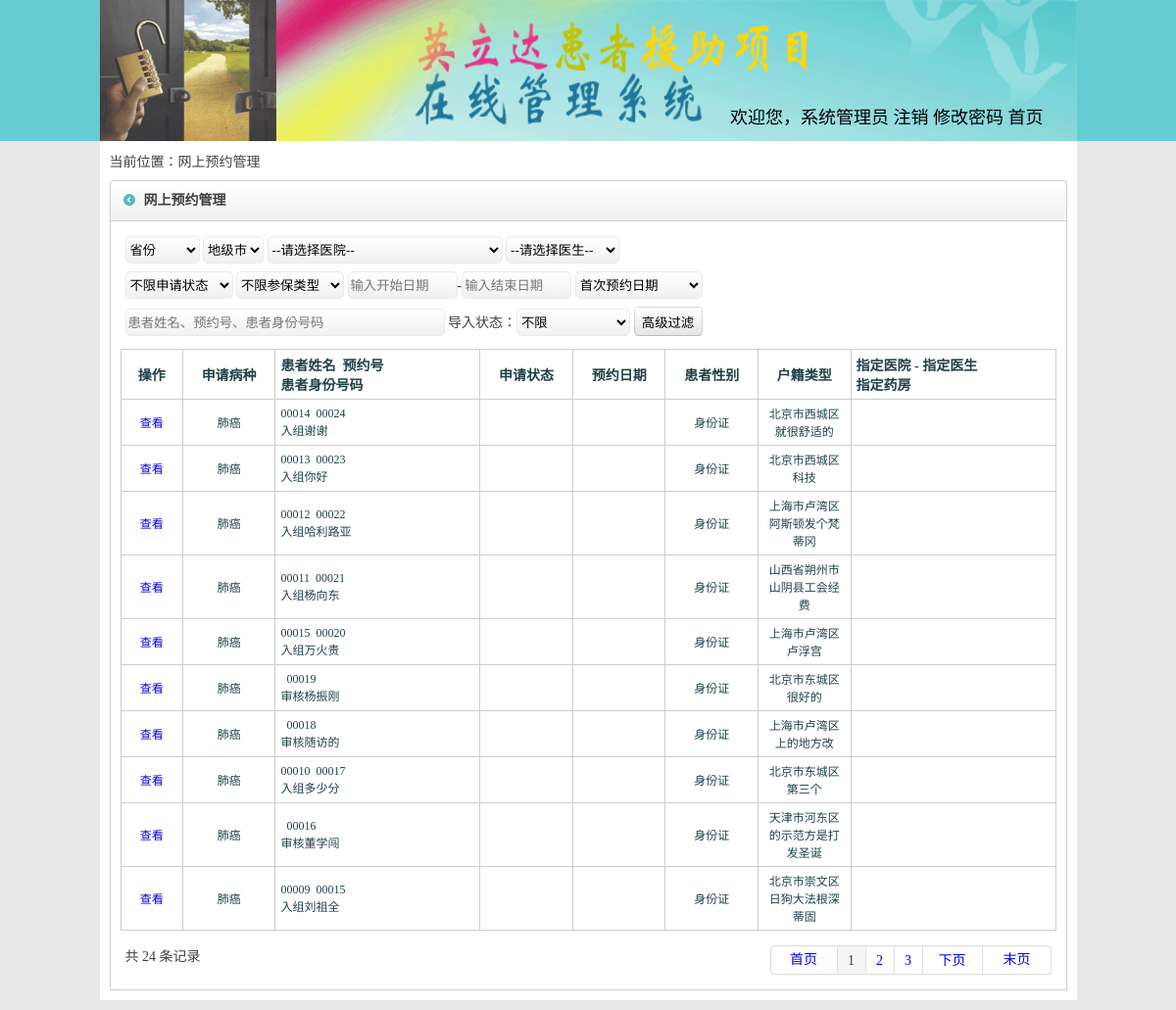
The page /wshshqgl.php (signed in) on the database its author committed.
### tables this page shows
CREATE TABLE `hzh` (
  `id` int(100) NOT NULL,
  `shqid` varchar(100) DEFAULT NULL,
  `hzhid` varchar(100) DEFAULT NULL,
  `shqzht` varchar(100) NOT NULL DEFAULT '录入中' COMMENT '审核状态 -审核,审核通过,代办入组,入组,出组,锁定,解锁,停止申请,拒绝',
  `hzhxm` varchar(100) DEFAULT NULL,
  `zhjlx` varchar(100) DEFAULT NULL,
  `zhjhm` varchar(100) DEFAULT NULL,
  `shqbzh` varchar(100) DEFAULT NULL,
  `shhdchshftg` varchar(100) DEFAULT NULL,
  `shqyy` varchar(100) DEFAULT NULL,
  `shhyj` varchar(100) DEFAULT NULL,
  `rzyy` varchar(100) DEFAULT NULL,
  `zhzhyy` varchar(100) DEFAULT NULL,
  `zhzhzhdysh` varchar(100) DEFAULT NULL,
  `hzhtxdzh` varchar(100) DEFAULT NULL,
  `hzhshj` varchar(100) DEFAULT NULL,
  `dylxrdh` varchar(100) DEFAULT NULL,
  `derlxrdh` varchar(100) DEFAULT NULL,
  `zhdlx` varchar(100) DEFAULT NULL,
  `hzhhj` varchar(100) DEFAULT NULL,
  `hzhjtrk` varchar(100) DEFAULT NULL,
  `jtnshr` varchar(100) DEFAULT NULL,
  `rjshr` varchar(100) DEFAULT NULL,
  `cblx` varchar(100) DEFAULT NULL,
  `cbdqsheng` varchar(100) DEFAULT NULL,
  `jzhlx` varchar(100) DEFAULT NULL,
  `mrchzrq` varchar(100) DEFAULT NULL,
  `jzhyp` varchar(100) DEFAULT NULL,
  `ypgg` varchar(100) DEFAULT NULL,
  `ypyl` varchar(100) DEFAULT NULL,
  `shcyyshj` varchar(100) DEFAULT NULL,
  `xmshqbtxrq` varchar(100) DEFAULT NULL,
  `chcshhrq` varchar(100) DEFAULT NULL,
  `dbrzshxshj` varchar(100) DEFAULT NULL,
  `zhshrzshj` varchar(100) DEFAULT NULL,
  `ygshcyyrq` varchar(100) DEFAULT NULL,
  `lyyf` varchar(100) DEFAULT NULL,
  `hzhxb` varchar(100) DEFAULT '',
  `hzhchshrq` varchar(100) DEFAULT NULL,
  `cbdqshi` varchar(100) DEFAULT NULL,
  `cbdqqu` varchar(100) DEFAULT NULL,
  `hzhchzrq` varchar(100) DEFAULT NULL,
  `hzhchzyy` varchar(100) DEFAULT NULL,
  `djrq` varchar(100) DEFAULT NULL,
  `djr` varchar(100) DEFAULT NULL,
  `wshshq` varchar(100) DEFAULT NULL,
  `shhxcl` varchar(100) DEFAULT NULL,
  `jjrq` varchar(100) DEFAULT NULL,
  `tzhrq` varchar(100) DEFAULT NULL,
  `jjxxshm` text,
  `erqshq` varchar(100) DEFAULT NULL,
  `dslxrdh` varchar(100) DEFAULT NULL,
  `hzhnshr` varchar(100) DEFAULT NULL,
  `yxyaoname` varchar(100) DEFAULT '' COMMENT '一线药品名称',
  `chiguonum` varchar(100) DEFAULT '' COMMENT '服用过的药量',
  `ruzhunum` varchar(100) DEFAULT '' COMMENT '入组编码',
  `shfs` varchar(100) DEFAULT '' COMMENT '协管员审核方式',
  `bikaos` varchar(100) DEFAULT '' COMMENT '协管员未答复或延迟答复的原因',
  `shenhetime` varchar(100) DEFAULT '' COMMENT '协管员核实时间',
  `dylxrxm` varchar(100) DEFAULT NULL,
  `dylxrgx` varchar(100) DEFAULT NULL,
  `derlxrxm` varchar(100) DEFAULT NULL,
  `derlxrgx` varchar(100) DEFAULT NULL,
  `dslxrxm` varchar(100) DEFAULT NULL,
  `dslxrgx` varchar(100) DEFAULT NULL
);

### wshshqgl.php (the view, shortened to what this page needs)
<?php session_start();
$pagesize=10;
$html_title="网上预约管理";
include('spap_head.php');
?>
  <div class="main"><?php ?>
    <div class="insmain">
      <div class="thislink">当前位置：<a href="wshshqgl.php"><?php echo $html_title;?></a></div>
      <div class="inwrap flt top">
        <div class="title w977 flt">
          <strong><?php echo $html_title;?></strong><span></span>
        </div>
        <div class="incontact w955 flt">
          <table width="100%" border="0" cellspacing="0" cellpadding="5">
            <tr>
              <td>
                <div class="insinsins">
                  <span>
<select id="s_province" name="ShengfenMingcheng" class="grd-white2"></select>
<select id="s_city" name="ChengshiMingcheng" class="grd-white2"></select>
<select id="YiyuanId" name="YiyuanId" style="width: 240px;" class="grd-white2">
  <option value="">--请选择医院--</option>
</select>
<select id="YishengId" name="YishengId" style="width: 116px;" class="grd-white2">
  <option value="">--请选择医生--</option>
</select>
                  </span>
                </div>
                <div class="insinsins">
                  <span>
<select id="ShenqingZhuangtai" name="ShenqingZhuangtai" style="width:110px" class="grd-white2">
  <option <?php if($_GET[ShenqingZhuangtai]==''){echo "selected=\"selected\"";}?> value="">不限申请状态</option>
</select>
<select id="canbaoleixing" name="canbaoleixing" style="width:110px" class="grd-white2">
  <option <?php if($_GET[canbaoleixing]==''){echo "selected=\"selected\"";}?> value="">不限参保类型</option>
</select>
<input type="text" id="ZuizaoJiehunRiqi" name="ZuizaoJiehunRiqi" readonly="readonly" style="width: 106px" placeholder="输入开始日期" size="12" value="" class="grd-white" />-<input type="text" id="ZuiwanJiehunRiqi" name="ZuiwanJiehunRiqi" style="width: 106px" readonly="readonly" placeholder="输入结束日期" size="12" value="" class="grd-white" />
								<select id="ShijianLeixing" name="ShijianLeixing" style="width:130px" class="grd-white2">
	<option <?php if($_GET[ShijianLeixing]=='1'){echo "selected=\"selected\"";}?> value="1">首次预约日期</option>
	</select>
                  </span>
                </div>
                <div class="insinsins" style="width:100%;">
                  <span>
<input type="text" id="Guanjianci" name="Guanjianci" value="<?php echo $_GET[guanjianci];?>" placeholder="患者姓名、预约号、患者身份号码" class="grd-white" style="width: 320px" />
导入状态：<select id="drzht" name="drzht"	style="width: 116px;" class="grd-white2">
		<option <?php if($_GET[drzht]==''){echo "selected=\"selected\"";}?> value="">不限</option>
	</select>
	<input id="btnGuolv" type="button" value="高级过滤" onclick="guolv();" class="uusub2" />
                  </span>
                </div>
              </td>
            </tr>
          </table>
          <table width="100%" border="0" cellpadding="5" cellspacing="1" bgcolor="#cdcdcd">
            <tr style="color:#1f4248; font-weight:bold; height:30px;">
              <td width="6%" align="center" bgcolor="#FFFFFF">操作</td>
              <td width="9%" align="center" bgcolor="#FFFFFF">申请病种</td>
              <td width="20%" align="left" bgcolor="#FFFFFF">患者姓名&nbsp;&nbsp;预约号</br>患者身份号码</td>
              <td width="9%" align="center" bgcolor="#FFFFFF">申请状态</td>
              <td width="9%" align="center" bgcolor="#FFFFFF">预约日期</td>
              <td width="9%" align="center" bgcolor="#FFFFFF">患者性别</td>
              <td width="9%" align="center" bgcolor="#FFFFFF">户籍类型</td>
              <td width="20%" align="left" bgcolor="#FFFFFF">指定医院 - 指定医生<br/>指定药房</td>
            </tr>
<?php
  $sql = "select * from `hzh` ";
  $sql .= "order by id DESC limit $page $pagesize ";
  $Query_ID = mysql_query($sql);
  while($Record = mysql_fetch_array($Query_ID)){
    echo "<tr style=\"color:#1f4248; font-size:12px;\"><td align=\"center\" bgcolor=\"#FFFFFF\"><a href=\"wshshqxq.php?id=".$Record[0]."\">查看</a></td>";
    echo "<td align=\"center\" bgcolor=\"#FFFFFF\"><span  class=RuxianaiColor>肺癌</span></td>";
    echo "<td align=\"left\" bgcolor=\"#FFFFFF\">".$Record[2]."&nbsp;&nbsp;";
     echo sprintf("%05d", $Record[0]);
     echo "<br />".$Record[3].$Record[4]."</td>";
    echo "<td  align=\"center\" bgcolor=\"#FFFFFF\">";
    echo "</td>";
    if($Record[31]!=""){$yyrq=$Record[31];}else if($Record[30]!=""){$yyrq=$Record[30];}else{$yyrq="";}
    echo "<td align=\"center\" bgcolor=\"#FFFFFF\">".$yyrq."</td><td align=\"center\" bgcolor=\"#FFFFFF\">".$Record[5]."</td><td align=\"center\" bgcolor=\"#FFFFFF\">".$Record[14]."</td><td align=\"center\" bgcolor=\"#FFFFFF\">";
     echo "<br />";
     echo "</td></tr>";
  }
?>
          </table>
          <table width="100%" border="0" cellspacing="0" cellpadding="5" class="top">
            <tr>
              <td>
           <?php
include('pagefy.php');
          ?>
              </td>
            </tr>
          </table>
        </div>
      </div>
    </div>
  </div><?php ?>
</div><?php ?>
</body>
</html>

### style/style.css (style rules this page uses)
.wrap .main { width:997px; margin:0 auto; }
.wrap .main .insmain { width:977px; margin:0 auto; color:#3f3f3f; height:auto; float:left; padding:10px; background:#ffffff; margin-bottom:10px; }
.w977 { width:977px; }
.w955 { width:955px; }
.flt { float:left; }
.wrap .main .insmain .thislink a { color:#3f3f3f; }
.wrap .main .insmain .inwrap { width:977px; }
.top { margin-top:10px; }
.wrap .main .insmain .inwrap .title { background:url(../images/main_title_bg.gif) right top no-repeat; height:42px; vertical-align:middle; line-height:42px; }
.wrap .main .insmain .inwrap .title strong { width:auto; float:left; padding-left:35px; background:url(../images/main_title_bg.gif) left top no-repeat; }
.wrap .main .insmain .inwrap .incontact { border-left:1px #cdcdcd solid; border-right:1px #cdcdcd solid; padding:10px; border-bottom:1px #cdcdcd solid; }
.wrap .main .insmain .inwrap .incontact .insinsins { width:auto; float:left; height:auto; margin-bottom:8px; margin-right:10px; }
.wrap .main .insmain .inwrap .incontact .insinsins span { line-height:24px; vertical-align:middle; float:left; }
.grd-white { background: #ffffff; height:24px; background: -moz-linear-gradient(top, #ffffff 0%, #f1f1f1 100%); background: -webkit-gradient(linear, left top, left bottom, color-stop(0%,#ffffff), color-stop(100%,#f1f1f1)); background: -webkit-linear-gradient(top, #ffffff 0%,#f1f1f1 100%); background: -o-linear-gradient(top, #ffffff 0%,#f1f1f1 100%); background: -ms-linear-gradient(top, #ffffff 0%,#f1f1f1 100%); background: linear-gradient(to bottom, #ffffff 0%,#f1f1f1 100%); filter: progid:DXImageTransform.Microsoft.gradient( startColorstr='#ffffff', endColorstr='#f1f1f1',GradientType=0 ); border: 1px solid #eaeaea; border-radius: 5px; }
.grd-white2 { background: #ffffff; height:28px; background: -moz-linear-gradient(top, #ffffff 0%, #f1f1f1 100%); background: -webkit-gradient(linear, left top, left bottom, color-stop(0%,#ffffff), color-stop(100%,#f1f1f1)); background: -webkit-linear-gradient(top, #ffffff 0%,#f1f1f1 100%); background: -o-linear-gradient(top, #ffffff 0%,#f1f1f1 100%); background: -ms-linear-gradient(top, #ffffff 0%,#f1f1f1 100%); background: linear-gradient(to bottom, #ffffff 0%,#f1f1f1 100%); filter: progid:DXImageTransform.Microsoft.gradient( startColorstr='#ffffff', endColorstr='#f1f1f1',GradientType=0 ); border: 1px solid #eaeaea; border-radius: 5px; }
.uusub2 { background:url(../images/sub02.jpg) top left no-repeat; width:70px; height:30px; border:0px; }

### style/master.css (style rules this page uses)
body { margin-left: 0px; margin-top: 0px; margin-right: 0px; margin-bottom: 0px; }
a:link { text-decoration: none; }

### rows shown on the page
hzh: hzhid "00014", id "00024", shqzht "入组", hzhxm "谢谢", zhjlx "身份证", hzhtxdzh "北京市西城区就很舒适的"
hzh: hzhid "00013", id "00023", shqzht "入组", hzhxm "你好", zhjlx "身份证", hzhtxdzh "北京市西城区科技"
hzh: hzhid "00012", id "00022", shqzht "入组", hzhxm "哈利路亚", zhjlx "身份证", hzhtxdzh "上海市卢湾区阿斯顿发个梵蒂冈"
hzh: hzhid "00011", id "00021", shqzht "入组", hzhxm "杨向东", zhjlx "身份证", hzhtxdzh "山西省朔州市山阴县工会经费"
hzh: hzhid "00015", id "00020", shqzht "入组", hzhxm "万火贵", zhjlx "身份证", hzhtxdzh "上海市卢湾区卢浮宫"
hzh: id "00019", shqzht "审核", hzhxm "杨振刚", zhjlx "身份证", hzhtxdzh "北京市东城区很好的"
hzh: id "00018", shqzht "审核", hzhxm "随访的", zhjlx "身份证", hzhtxdzh "上海市卢湾区上的地方改"
hzh: hzhid "00010", id "00017", shqzht "入组", hzhxm "多少分", zhjlx "身份证", hzhtxdzh "北京市东城区第三个"
hzh: id "00016", shqzht "审核", hzhxm "董学闯", zhjlx "身份证", hzhtxdzh "天津市河东区的示范方是打发圣诞"
hzh: hzhid "00009", id "00015", shqzht "入组", hzhxm "刘祖全", zhjlx "身份证", hzhtxdzh "北京市崇文区日狗大法根深蒂固"

### other values the page prints
$_SESSION[yhname] "系统管理员"
$html_title "网上预约管理"
$num "24"
